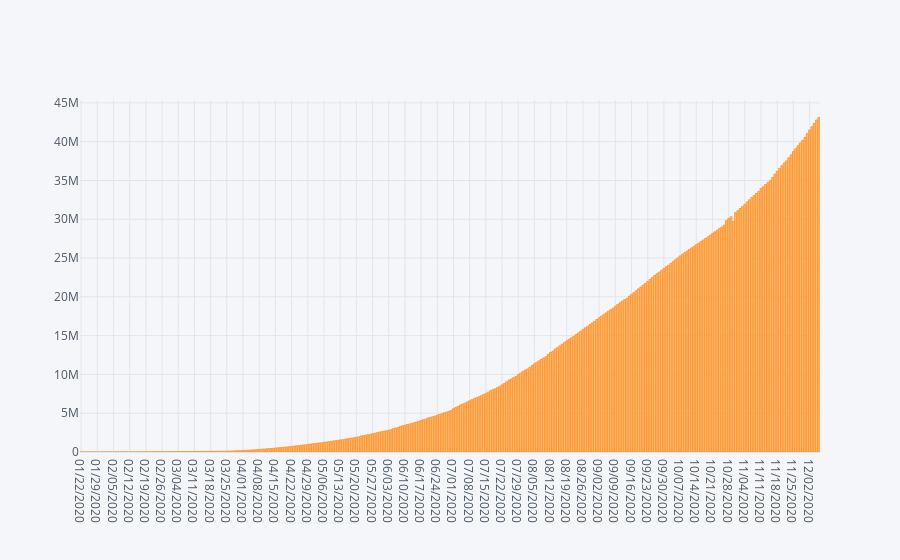

Notebook cell for this chart:
### Code cell
Recovery.iplot(kind='bar', x='Date', y='Recovered')

### Figure 1 — Plotly figure (JSON) as saved in the notebook; plotly's stock layout.template omitted (floating-point values rounded to 4 significant figures; data arrays with more than 128 entries replaced by an {"elided": "..."} marker saying what was removed)
{"data": [{"marker": {"color": "rgba(255, 153, 51, 0.6)", "line": {"color": "rgba(255, 153, 51, 1.0)", "width": 1}}, "name": "Recovered", "orientation": "v", "text": "", "type": "bar", "x": {"elided": "320 str values"}, "y": {"elided": "320 int values"}}], "layout": {"legend": {"bgcolor": "#F5F6F9", "font": {"color": "#4D5663"}}, "paper_bgcolor": "#F5F6F9", "plot_bgcolor": "#F5F6F9", "title": {"font": {"color": "#4D5663"}}, "xaxis": {"gridcolor": "#E1E5ED", "showgrid": true, "tickfont": {"color": "#4D5663"}, "title": {"font": {"color": "#4D5663"}, "text": ""}, "zerolinecolor": "#E1E5ED"}, "yaxis": {"gridcolor": "#E1E5ED", "showgrid": true, "tickfont": {"color": "#4D5663"}, "title": {"font": {"color": "#4D5663"}, "text": ""}, "zerolinecolor": "#E1E5ED"}}}
